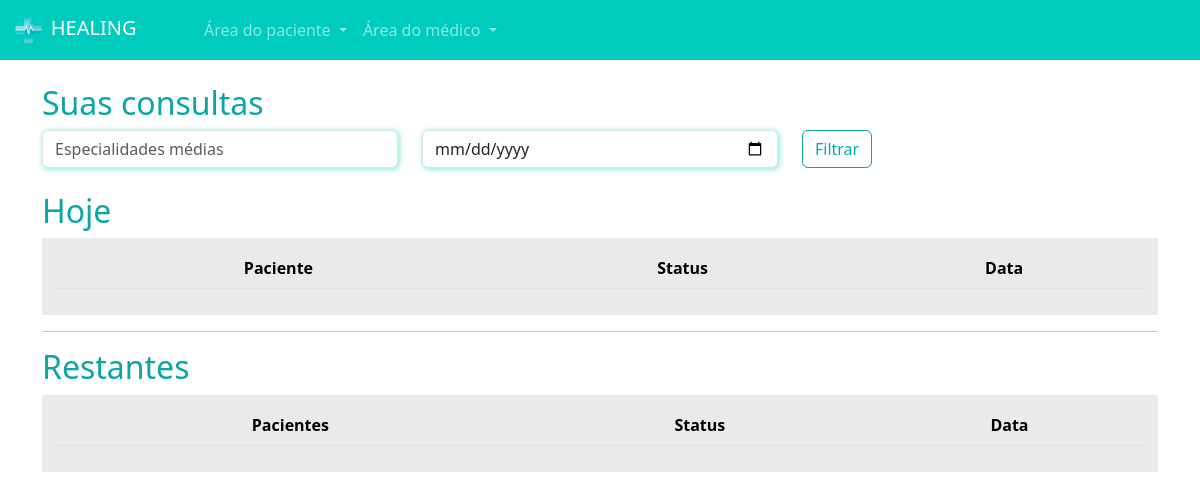
Page /medicos/consultas_medico/ (signed in) on the earlier database version.
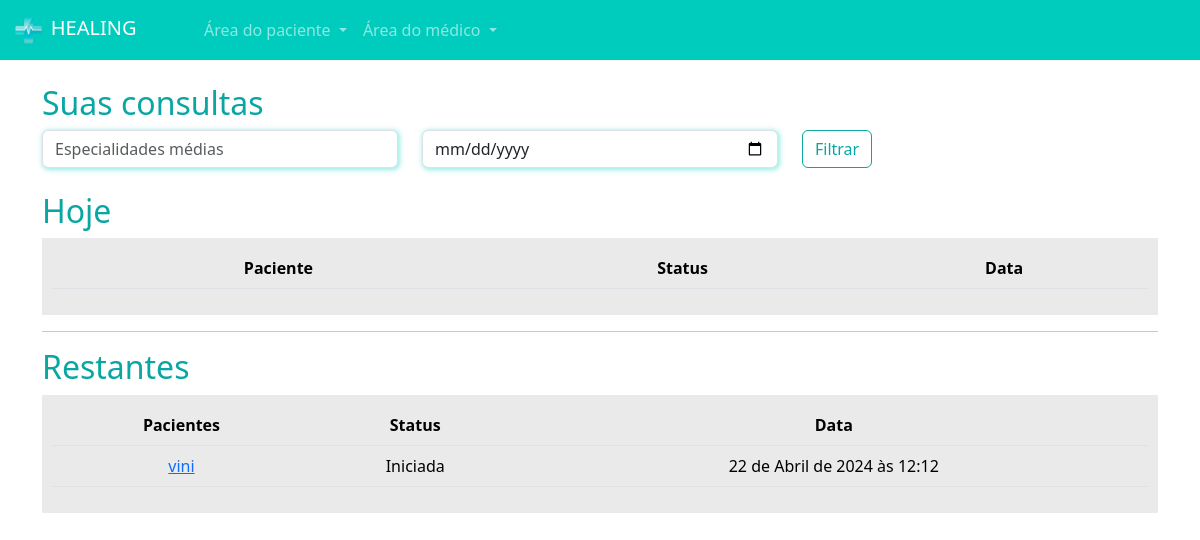
Same page on the later database version.
### paciente/models.py (models this page shows, shortened)
class Consulta(models.Model):
    status_choices = (
        ('A', 'Agendada'),
        ('F', 'Finalizada'),
        ('C', 'Cancelada'),
        ('I', 'Iniciada')
    )
    paciente = models.ForeignKey(User, on_delete=models.DO_NOTHING)
    data_aberta = models.ForeignKey(DatasAbertas, on_delete=models.DO_NOTHING)
    status = models.CharField(max_length=1, choices=status_choices, default='A')
    link = models.URLField(null=True, blank=True)

### medico/models.py (models this page shows, shortened)
class DatasAbertas(models.Model):
    data = models.DateTimeField()
    user = models.ForeignKey(User, on_delete=models.DO_NOTHING)
    agendado = models.BooleanField(default=False)

### medico/views.py (the view)
# urls.py: path('consultas_medico/', views.consultas_medico, name="consultas_medico"),
def consultas_medico(request):
    if not is_medico(request.user):
        messages.add_message(request, constants.WARNING, 'Somente médicos podem acessar essa página.')
        return redirect('/usuarios/sair')
    hoje = datetime.now().date()
    consultas_hoje = Consulta.objects.filter(data_aberta__user=request.user).filter(data_aberta__data__gte=hoje).filter(data_aberta__data__lt=hoje + timedelta(days=1))
    consultas_restantes = Consulta.objects.exclude(id__in=consultas_hoje.values('id')).filter(data_aberta__user=request.user)
    return render(request, 'consultas_medico.html', {'consultas_hoje': consultas_hoje, 'consultas_restantes': consultas_restantes, 'is_medico': is_medico(request.user)})

### medico/models.py (called while the page is built)
def is_medico(user):
    return DadosMedico.objects.filter(user=user).exists()

### medico/templates/consultas_medico.html (shortened to what this page needs)
{% extends "base.html" %}
{% load static %}
{% block 'head' %}
    <link rel="stylesheet" href="{% static 'medicos/css/abrir_horario.css' %}">
    <link rel="stylesheet" href="{% static 'usuarios/css/usuarios.css' %}">
    <link rel="stylesheet" href="{% static 'medicos/css/cadastro_medico.css' %}">
    <link rel="stylesheet" href="{% static 'pacientes/css/home.css' %}">
    <link rel="stylesheet" href="https://cdn.jsdelivr.net/npm/bootstrap-icons@1.11.3/font/bootstrap-icons.min.css">
{% endblock 'head' %}
{% block 'body' %}
    {% include "partials/navbar.html" %}
    <div class="container">
        <br>
        <h2><span class="color-dark">Suas consultas</span></h2>
        <div class="row">
            <div class="col-md">
                <input type="text" name="especialidades" id="" class="form-control shadow-main-color" placeholder="Especialidades médias">
            </div>
            <div class="col-md">
                <input type="date" name="data" id="" class="form-control shadow-main-color" placeholder="Data da consulta">
            </div>
            <div class="col-md">
                <input type="submit" value="Filtrar" class="btn btn-dark-color-outline">
            </div>
        </div>
        <br>
        <h2><span class="color-dark">Hoje</span></h2>
        <div class="list-minhas-consultas">
            <table class="table">
                <thead>
                  <tr>
                    <th scope="col">Paciente</th>
                    <th scope="col">Status</th>
                    <th scope="col">Data</th>
                  </tr>
                </thead>
              </table>
        </div>
        <hr>
        <h2><span class="color-dark">Restantes</span></h2>
        <div class="list-minhas-consultas">
            <table class="table">
                <thead>
                  <tr>
                    <th scope="col">Pacientes</th>
                    <th scope="col">Status</th>
                    <th scope="col">Data</th>
                  </tr>
                </thead>
                <tbody>
                    {% for consulta in consultas_restantes  %}
                        <tr>
                            <td><a href="{% url 'consulta_area_medico' consulta.id %}">{{consulta.paciente}}</a></td>
                            <td>{{consulta.get_status_display}}</td>
                            <td>{{consulta.data_aberta.data}}</td>
                        </tr>
                    {% endfor %}
                </tbody>
              </table>
        </div>
    </div>
{% endblock 'body' %}

### templates/base.html (shortened to what this page needs)
{% load static %}
<!doctype html>
<html lang="en">
  <head>
    <link rel="stylesheet" href="{% static 'geral/css/base.css' %}">
    <link rel="stylesheet" href="">
    <link href="https://cdn.jsdelivr.net/npm/bootstrap@5.3.3/dist/css/bootstrap.min.css" rel="stylesheet">
    {% block 'head' %}{% endblock 'head' %}
  </head>
  <body>
    {% block 'body' %}{% endblock 'body' %}
  </body>
</html>

### templates/partials/navbar.html (shortened to what this page needs)
{% load static %}
<nav class="navbar navbar-expand-lg navbar-dark bg-color-dark">
    <div class="container-fluid">
      <a class="navbar-brand" href="#"><img src="{% static 'geral/img/logo.png' %}" width="20%" alt="">&nbspHEALING</a>
      <div class="collapse navbar-collapse" id="navbarNav">
        <ul class="navbar-nav">
            <li class="nav-item dropdown">
                <a class="nav-link dropdown-toggle" href="#" id="navbarDropdownMenuLink" role="button" data-bs-toggle="dropdown" aria-expanded="false">
                  Área do paciente
                </a>
            </li>
            {% if is_medico %}
                <li class="nav-item dropdown">
                    <a class="nav-link dropdown-toggle" href="#" id="navbarDropdownMenuLink" role="button" data-bs-toggle="dropdown" aria-expanded="false">
                        Área do médico
                    </a>
                </li>
            {% else %}
                <li class="nav-item">
                    <a class="nav-link" href="{% url 'cadastro_medico' %}">Sou médico</a>
                </li>
            {% endif %}
        </ul>
      </div>
    </div>
  </nav>

### templates/static/geral/css/base.css (style rules this page uses)
:root { --main-color: #00CCBE; --dark-color: #09A6A3; --contrast-color: #FFD686; }
.bg-color-dark { background-color: var(--main-color); }
.color-dark { color: var(--dark-color); }

### templates/static/usuarios/css/usuarios.css (style rules this page uses)
.btn-dark-color-outline { border: 1px solid var(--dark-color); color: var(--dark-color) }

### templates/static/medicos/css/cadastro_medico.css (style rules this page uses)
.shadow-main-color { box-shadow: 1px 1px 5px 1px rgba(0, 204, 190,.4); }

### templates/static/pacientes/css/home.css (style rules this page uses)
table { border-collapse: collapse !important; width: 100%; }
th, td { padding: 8px; text-align: center; background-color: #EAEAEA !important; }
th { background-color: #EAEAEA; }
.list-minhas-consultas { background-color: #EAEAEA; padding: 10px; }

Differences in the rows shown:
added Consulta: paciente "vini", status "Iniciada", data_aberta.data "22 de Abril de 2024 às 12:12"
